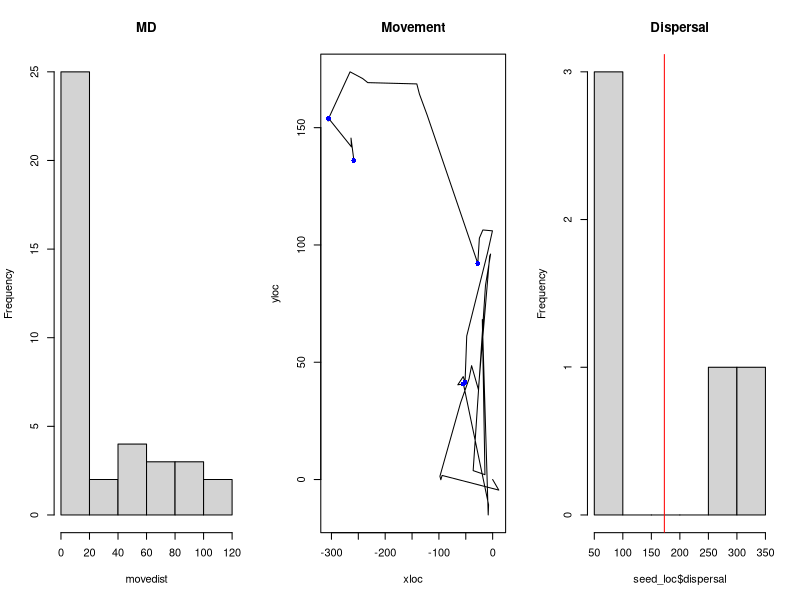

This chart was generated by the following R code: (Note: this script raises an error after producing the figure.)


# how many seeds each bird gets on a simulation run, which is equivalent to how many fruits in a foraging session in the same tree

# nseeds <- round(runif(1, 3, 6))
nseeds <- 5

# Sample a random Gut Retention Time for each one of the seeds
grt_tt <- round(rgamma(nseeds, shape = 4, scale = 5) + 8)

# Maximum gut retention time determines the simulation time
tt <- max(grt_tt)

movrate <- 28

# Sample movement distances from an exponential distribution. These are the lengths that the animal moves at each time step in minutes.
movedist <- rexp(tt, 1/movrate)

# Movement algorithm for this random walk. Sample a random angle of movement from a uniform distribution. Determine the movement in x and y, the animal's trajectory is the cumulative sum of those. We are not imposing any limits to the area of movement.
angle <- runif(tt, min = 0, max = 360)
distx <- movedist*cos(angle)
xloc <- c(0, cumsum(distx))
disty <- movedist*sin(angle)
yloc <- c(0, cumsum(disty))
animalTraj <- data.frame(time = 0:tt, xloc = xloc, yloc = yloc)

# Determine where the seeds are dropped based on the animal's location.
seed_loc <- data.frame(seed_id = 1:nseeds, time = grt_tt)
seed_loc <- merge(animalTraj, seed_loc, by = "time")
seed_loc$dispersal <- sqrt(seed_loc$xloc^2 + seed_loc$yloc^2)

outsim <- list(lengths = movedist,
               movement = animalTraj,
              seed = seed_loc)

# Calculate the mean location of seeds
x_m <- mean(outsim$seed$xloc)
y_m <- mean(outsim$seed$yloc)
mean_dispersal <- mean(outsim$seed$dispersal)
se_dispersal <- sd(outsim$seed$dispersal)/sqrt(length(outsim$seed$dispersal))

# Calculate seed dispersion
xi <- (x_m - outsim$seed$xloc)^2
yi <- (y_m - outsim$seed$yloc)^2
seed_dispersion <- sum(sqrt(xi + yi))/length(outsim$seed$time)


par(mfrow = c(1,3))
hist(movedist, main = "MD")
plot(x = xloc, y = yloc, type = "l", main = "Movement")
points(x = seed_loc$xloc, y = seed_loc$yloc, col = "blue", pch = 16)
hist(seed_loc$dispersal, main = "Dispersal")
abline(v = mean_dispersal, col = "red")


###### Make function to run multiple simulations of this


sim_run <- function(movrate){

  nseeds <- 5
  grt_tt <- round(rgamma(nseeds, shape = 4, scale = 5) + 8)
  tt <- max(grt_tt)

  movedist <- rexp(tt, 1/movrate)

  angle <- runif(tt, min = 0, max = 360)
  distx <- movedist*cos(angle)
  xloc <- c(0, cumsum(distx))
  disty <- movedist*sin(angle)
  yloc <- c(0, cumsum(disty))
  animalTraj <- data.frame(time = 0:tt, xloc = xloc, yloc = yloc)

  seed_loc <- data.frame(seed_id = 1:nseeds, time = grt_tt)
  seed_loc <- merge(animalTraj, seed_loc, by = "time")
  seed_loc$dispersal <- sqrt(seed_loc$xloc^2 + seed_loc$yloc^2)

  x_m <- mean(seed_loc$xloc)
  y_m <- mean(seed_loc$yloc)
  mean_dispersal <- mean(seed_loc$dispersal)
  se_dispersal <- sd(seed_loc$dispersal)/sqrt(length(seed_loc$dispersal))

  # Calculate seed dispersion
  xi <- (x_m - seed_loc$xloc)^2
  yi <- (y_m - seed_loc$yloc)^2
  seed_dispersion <- sum(sqrt(xi + yi))/length(seed_loc$time)

  outsim <- list(lengths = movedist,
                 movement = animalTraj,
                 seed = seed_loc,
                 mean_dispersal = mean_dispersal,
                 se_dispersal = se_dispersal,
                 seed_dispersion = seed_dispersion)

  return(outsim)
}


onerun <- sim_run(28)

############# Simulations for the population

library(dplyr)
library(purrr)
library(ggplot2)
library(purrr)
library(cowplot)


data(ptpl)

null_moverate <- data.frame(Bird_ID = unique(ptpl$Bird_ID), movrate = mean(ptpl$mpm))

indiv_moverate <- ptpl %>%
  group_by(Bird_ID) %>%
  summarise(movrate = mean(mpm))

fam_moverate <- ptpl %>%
  group_by(fam_g) %>%
  summarise(movrate = mean(mpm))

ids <- ptpl %>% distinct(., Bird_ID, fam_g)

#### Null model
# Assume all individuals share the same movement rate, which is the average movement rate for all data points

# Run 10,000 simulation runs per individual or family group

nruns <- 10

null_dispersal <- NULL
null_dispersion <- NULL
for(j in 1:length(null_moverate$Bird_ID)){
  moverate <- null_moverate$movrate[j]

  manysims <- vector("list", nruns)
  for(i in 1:length(manysims)){
    manysims[[i]] <- sim_run(moverate)
    manysims[[i]]$sim_run <- paste("sim_", i)
  }

  dispersal <- map_df(manysims, "seed")$dispersal
  id <- null_moverate$Bird_ID[j]
  mean_dispersal <- map_dbl(manysims, "mean_dispersal")
  se_dispersal <- map_dbl(manysims, "se_dispersal")
  seed_dispersion <- map_dbl(manysims, "seed_dispersion")

  out <- data.frame(dispersal = dispersal, id = id)
  null_dispersal <- rbind.data.frame(null_dispersal, out)

  out2 <- data.frame(id = id,
                     mean_dispersal = mean_dispersal,
                     se_dispersal = se_dispersal,
                     seed_dispersion = seed_dispersion)
  null_dispersion <- rbind.data.frame(null_dispersion, out2)

}

# Plots
plot_grid(
  null_dispersal %>%
    ggplot(., aes(x = dispersal)) +
    geom_histogram(),
  plot_grid(null_dispersion %>%
            ggplot(., aes(y = mean_dispersal)) +
            geom_boxplot(),
          null_dispersion %>%
            ggplot(., aes(y = seed_dispersion)) +
            geom_boxplot()), nrow = 2)


### Individual simulation

indiv_dispersal <- NULL
indiv_dispersion <- NULL
for(j in 1:length(indiv_moverate$Bird_ID)){
  moverate <- indiv_moverate$movrate[j]

  manysims <- vector("list", nruns)
  for(i in 1:length(manysims)){
    manysims[[i]] <- sim_run(moverate)
    manysims[[i]]$sim_run <- paste("sim_", i)
  }

  dispersal <- map_df(manysims, "seed")$dispersal
  id <- indiv_moverate$Bird_ID[j]
  mean_dispersal <- map_dbl(manysims, "mean_dispersal")
  se_dispersal <- map_dbl(manysims, "se_dispersal")
  seed_dispersion <- map_dbl(manysims, "seed_dispersion")

  out <- data.frame(dispersal = dispersal, id = id)
  indiv_dispersal <- rbind.data.frame(indiv_dispersal, out)

  out2 <- data.frame(id = id,
                     mean_dispersal = mean_dispersal,
                     se_dispersal = se_dispersal,
                     seed_dispersion = seed_dispersion)
  indiv_dispersion <- rbind.data.frame(indiv_dispersion, out2)

}

# plots
plot_grid(indiv_dispersal %>%
            ggplot(., aes(x = dispersal)) +
            geom_histogram(),
          plot_grid(indiv_dispersion %>%
                      ggplot(., aes(y = mean_dispersal)) +
                      geom_boxplot(),
                    indiv_dispersion %>%
                      ggplot(., aes(y = seed_dispersion)) +
                      geom_boxplot()), nrow = 2)



### Social or Family group simulation

fam_dispersal <- NULL
fam_dispersion <- NULL
for(j in 1:length(fam_moverate$fam_g)){
  moverate <- fam_moverate$movrate[j]

  manysims <- vector("list", nruns)
  for(i in 1:length(manysims)){
    manysims[[i]] <- sim_run(moverate)
    manysims[[i]]$sim_run <- paste("sim_", i)
  }

  dispersal <- map_df(manysims, "seed")$dispersal
  id <- fam_moverate$fam_g[j]
  mean_dispersal <- map_dbl(manysims, "mean_dispersal")
  se_dispersal <- map_dbl(manysims, "se_dispersal")
  seed_dispersion <- map_dbl(manysims, "seed_dispersion")

  out <- data.frame(dispersal = dispersal, id = id)
  fam_dispersal <- rbind.data.frame(fam_dispersal, out)

  out2 <- data.frame(id = id,
                     mean_dispersal = mean_dispersal,
                     se_dispersal = se_dispersal,
                     seed_dispersion = seed_dispersion)
  fam_dispersion <- rbind.data.frame(fam_dispersion, out2)

}

# Plots
plot_grid(
  fam_dispersal %>%
    ggplot(., aes(x = dispersal)) +
    geom_histogram(),
  plot_grid(fam_dispersion %>%
            ggplot(., aes(y = mean_dispersal)) +
            geom_boxplot(),
          fam_dispersion %>%
            ggplot(., aes(y = seed_dispersion)) +
            geom_boxplot()), nrow = 2)
